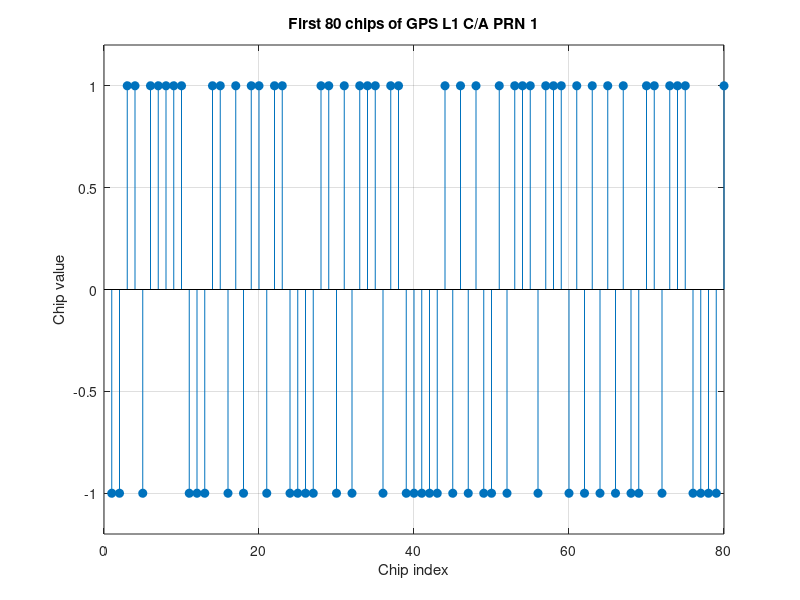

Write MATLAB code to recreate this figure.
%CA_CODE_PRN1 Generate GPS L1 C/A code for PRN 1.
% Run this script in MATLAB.

clear;
clc;
close all;

% A register vector means:
% g1(1) is stage 1, g1(10) is stage 10.
g1 = ones(1, 10);
g2 = ones(1, 10);

% Store the C/A code as 0/1 first.
ca01 = zeros(1, 1023);

for k = 1:1023
    % G1 output is stage 10.
    g1_out = g1(10);

    % PRN 1 uses G2 taps 2 and 6.
    g2_prn1_out = xor(g2(2), g2(6));

    % C/A code bit for this chip.
    ca01(k) = xor(g1_out, g2_prn1_out);

    % Feedback bits.
    g1_feedback = xor(g1(3), g1(10));
    g2_feedback = xor(xor(xor(g2(2), g2(3)), xor(g2(6), g2(8))), xor(g2(9), g2(10)));

    % Shift right. New feedback enters stage 1.
    g1 = [g1_feedback, g1(1:9)];
    g2 = [g2_feedback, g2(1:9)];
end

% Convert 0/1 chips to +1/-1 chips.
% 0 becomes +1, 1 becomes -1.
ca = 1 - 2 * ca01;

disp('First 20 C/A chips as 0/1:');
disp(ca01(1:20));

disp('First 20 C/A chips as +1/-1:');
disp(ca(1:20));

figure('Name', 'GPS L1 C/A PRN 1', 'Color', 'w');
stem(ca(1:80), 'filled');
grid on;
xlabel('Chip index');
ylabel('Chip value');
title('First 80 chips of GPS L1 C/A PRN 1');
ylim([-1.2 1.2]);
